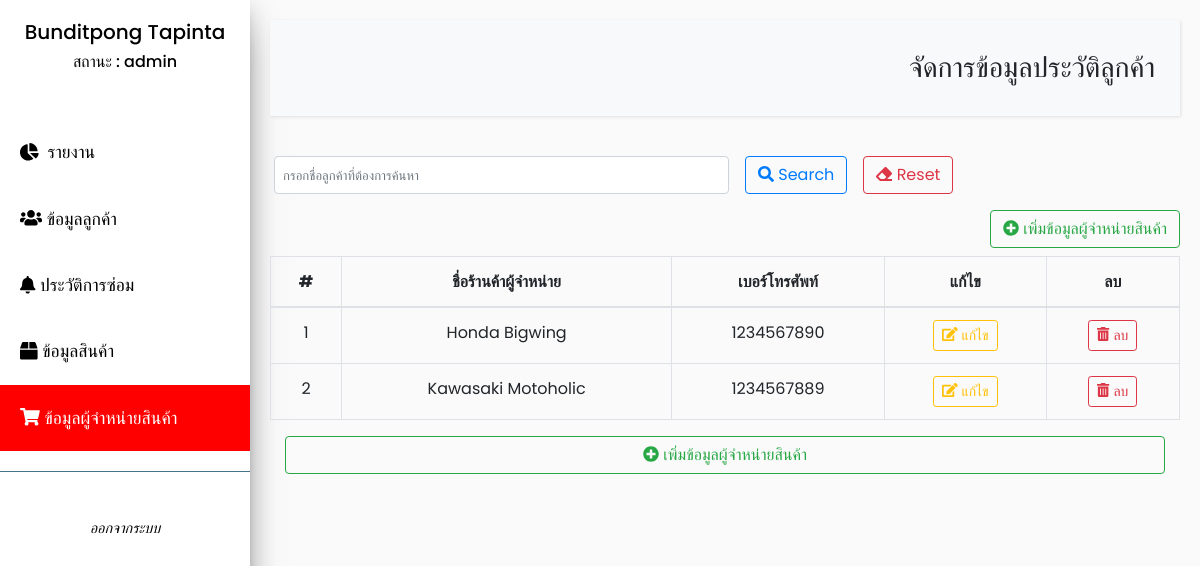
Screenshot of /dl_shop.php (signed in) with the database file from the repository.
### tables this page shows
CREATE TABLE `dealer` (
  `dl_id` int(11) NOT NULL,
  `dl_nameshop` varchar(100) NOT NULL,
  `dl_phone` varchar(10) NOT NULL
);

### dl_shop.php (the view, shortened to what this page needs)
<?php include("include/connect.php"); ?>
<!DOCTYPE html>
<html>
<head>
<body>
    <div class="wrapper">
        <nav id="sidebar">
            <div class="sidebar-header">
            <?php if(isset($_SESSION['id'])) { ?>
            <center><h5><?php echo $_SESSION["First_Name"];?> <?php echo $_SESSION["Last_Name"];?></h5></center>
            <center><h6>สถานะ : <?php echo $_SESSION["status"];?></h6></center>
            <?php }else header("location:login.php"); ?>
            </div>
            <ul class="list-unstyled components">
                <li>
                    <a href="index.php"><i class="fas fa-chart-pie mr-1"></i> รายงาน</a>
                </li>
                <li>
                    <a href="user_list.php"><i class="fas fa-users"></i> ข้อมูลลูกค้า</a>
                </li>
                <li>
                    <a href="rp_history.php"><i class="fas fa-bell"></i> ประวัติการซ่อม</a>
                </li>
                <li>
                    <a href="product.php"><i class="fas fa-box"></i> ข้อมูลสินค้า</a>
                </li>
                <li   class="active">
                    <a href="dl_shop.php"><i class="fas fa-shopping-cart"></i> ข้อมูลผู้จำหน่ายสินค้า</a>
                </li>
            </ul>
            <ul class="list-unstyled CTAs">
                <li>
                <a class="nav-link" href="#" data-toggle="modal" data-target="#LogoutModal">
              <i class="material-icons">ออกจากระบบ</i>
            </a>
                </li>
            </ul>
        </nav>
        <div id="content">
            <nav class="navbar navbar-expand-lg navbar-light bg-light">
                <div class="container-fluid">
                    <div class="collapse navbar-collapse" id="navbarSupportedContent">
                        <ul class="nav navbar-nav ml-auto">
                            <li class="nav-item active">
                                <p><h3>จัดการข้อมูลประวัติลูกค้า</h3></p>
                            </li>
                        </ul>
                    </div>
                </div>
            </nav>
            <form class="form-inline" method="GET" id="form" action="">
            <input class="form-control w-50 p-2 ml-1" name="search" type="search" value="" placeholder="กรอกชื่อลูกค้าที่ต้องการค้นหา" aria-label="Search">
            <button class="btn btn-outline-primary ml-3" type="submit"><i class="fas fa-search"></i> Search </button> <button class="btn btn-outline-danger ml-3" action="product.php" type="submit"><i class="fas fa-eraser"></i> Reset</button>
              </form>
            <a href="dl_manage/dl_create.php" class="btn btn-outline-success mb-2 float-right"><i class="fas fa-plus-circle"></i> เพิ่มข้อมูลผู้จำหน่ายสินค้า</a>
<table class="table table-bordered text-center">
  <thead>
    <tr>
      <th scope="col">#</th>
      <th scope="col">ชื่อร้านค้าผู้จำหน่าย</th>
      <th scope="col">เบอร์โทรศัพท์</th>
      <th scope="col">แก้ไข</th>
      <th scope="col">ลบ</th>
    </tr>
  </thead>
  <tbody>
  <?php
           $search=isset($_GET['search']) ? $_GET['search']:'';
           $sql = "SELECT * FROM dealer WHERE dl_nameshop LIKE '%$search%'";
           $result = $conn->query($sql);
           $num = 0;
           while ($row = $result->fetch_assoc()) {
             $num++;
             ?>
            <tr>
              <td><?php echo $num; ?></td>
              <td><?php echo $row['dl_nameshop']; ?></td>
              <td><?php echo $row['dl_phone']; ?></td>
              <td>
                <a href="user_manage/edit_user.php?id=<?php echo $row['id']; ?>" class="btn btn-sm btn-outline-warning ">
                  <i class="fas fa-edit"></i> แก้ไข
                </a>
              </td>
              <td>
                <?php if ($row['dl_id']) { ?>
                  <a href="#" onclick="deleteItem(<?php echo $row['dl_id']; ?>);" class="btn btn-sm btn-outline-danger">
                    <i class="fas fa-trash-alt"></i> ลบ
                  </a>
                <?php } ?>
              </td>
            </tr>
          <?php } ?>
  </tbody>
</table>
<div class="container-fluid">
<a href="dl_manage/dl_create.php" class="btn btn-outline-success col-12"><i class="fas fa-plus-circle"></i> เพิ่มข้อมูลผู้จำหน่ายสินค้า </a>
</div>
</body>
</html>

### css/login.css (style rules this page uses)
html { height: 100%; width: 100%; padding: 0; margin: 0; }
body { background-color: #e9ecef; }
::placeholder { font-size: 13px; }

### css/style.css (style rules this page uses)
body { font-family: 'Poppins', sans-serif; background: #fafafa; }
p { font-family: 'Poppins', sans-serif; font-size: 1.1em; font-weight: 300; line-height: 1.7em; color: #999; }
a, a:hover, a:focus { color: inherit; text-decoration: none; transition: all 0.3s; }
.navbar { padding: 15px 10px; background: #fff; border: none; border-radius: 0; margin-bottom: 40px; box-shadow: 1px 1px 3px rgba(0, 0, 0, 0.1); }
.wrapper { display: flex; width: 100%; align-items: stretch; }
#sidebar { min-width: 250px; max-width: 250px; background: #ffffff; color: #000000; transition: all 0.3s; box-shadow: 0 16px 38px -12px rgba(0, 0, 0, 0.56), 0 4px 25px 0px rgba(0, 0, 0, 0.12), 0 8px 10px -5px rgba(0, 0, 0, 0.2); }
#sidebar .sidebar-header { padding: 20px; background: rgb(255, 255, 255); }
#sidebar ul.components { padding: 20px 0; border-bottom: 1px solid #47748b; }
#sidebar ul li a { padding: 20px; font-size: 1.1em; display: block; }
#sidebar ul li.active>a, a[aria-expanded="true"] { color: #fff; background: #ff0000; }
ul.CTAs { padding: 10px; }
ul.CTAs a { text-align: center; font-size: 0.9em !important; display: block; border-radius: 5px; margin-bottom: 5px; }
#content { width: 100%; padding: 20px; min-height: 100vh; transition: all 0.3s; }

### rows the page displays
dealer: dl_nameshop "Honda Bigwing", dl_phone "1234567890"
dealer: dl_nameshop "Kawasaki Motoholic", dl_phone "1234567889"

### other values shown
$_SESSION["First_Name"] "Bunditpong"
$_SESSION["Last_Name"] "Tapinta"
$_SESSION["status"] "admin"
